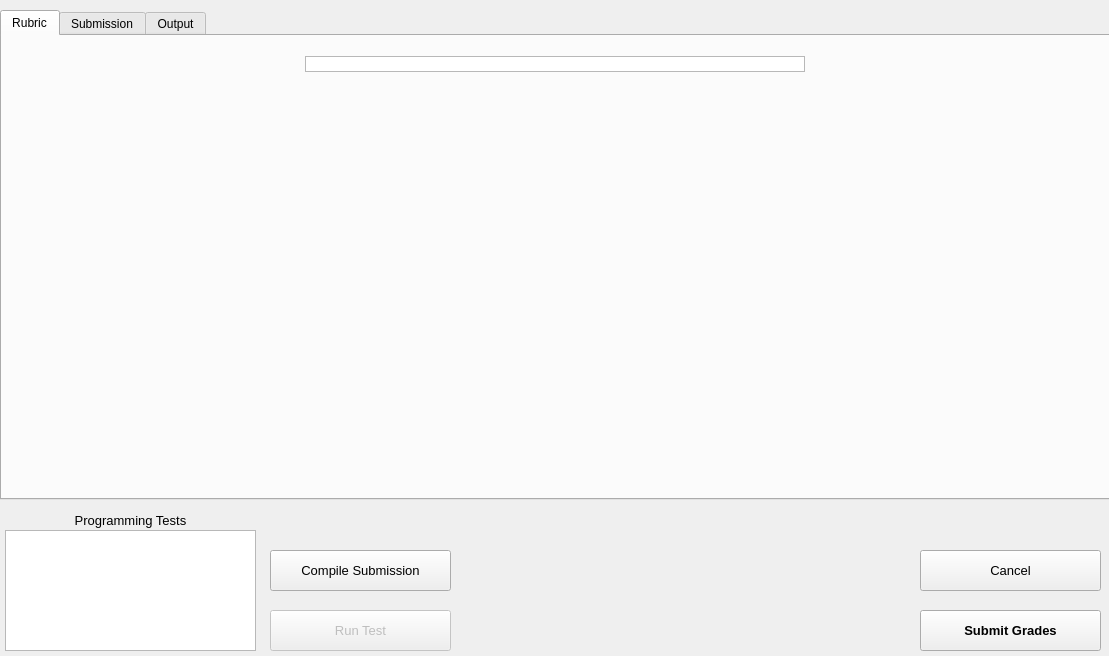
<?xml version="1.0" encoding="UTF-8"?>
<ui version="4.0">
 <class>ProgrammingGradingScreen</class>
 <widget class="QWidget" name="ProgrammingGradingScreen">
  <property name="geometry">
   <rect>
    <x>0</x>
    <y>0</y>
    <width>1109</width>
    <height>656</height>
   </rect>
  </property>
  <property name="windowTitle">
   <string>Form</string>
  </property>
  <widget class="QTabWidget" name="tabWidget">
   <property name="enabled">
    <bool>true</bool>
   </property>
   <property name="geometry">
    <rect>
     <x>0</x>
     <y>10</y>
     <width>1111</width>
     <height>490</height>
    </rect>
   </property>
   <property name="currentIndex">
    <number>0</number>
   </property>
   <widget class="QWidget" name="rubricTab">
    <attribute name="title">
     <string>Rubric</string>
    </attribute>
    <widget class="QListWidget" name="rubricListWidget">
     <property name="geometry">
      <rect>
       <x>303</x>
       <y>20</y>
       <width>500</width>
       <height>16</height>
      </rect>
     </property>
    </widget>
   </widget>
   <widget class="QWidget" name="submissionTab">
    <attribute name="title">
     <string>Submission</string>
    </attribute>
    <widget class="QListWidget" name="codeList">
     <property name="geometry">
      <rect>
       <x>10</x>
       <y>30</y>
       <width>281</width>
       <height>131</height>
      </rect>
     </property>
    </widget>
    <widget class="QLabel" name="label_7">
     <property name="geometry">
      <rect>
       <x>10</x>
       <y>10</y>
       <width>281</width>
       <height>20</height>
      </rect>
     </property>
     <property name="font">
      <font>
       <pointsize>10</pointsize>
      </font>
     </property>
     <property name="text">
      <string>Code Files</string>
     </property>
     <property name="alignment">
      <set>Qt::AlignCenter</set>
     </property>
    </widget>
    <widget class="QPlainTextEdit" name="commentEdit">
     <property name="geometry">
      <rect>
       <x>400</x>
       <y>30</y>
       <width>511</width>
       <height>101</height>
      </rect>
     </property>
     <property name="lineWrapMode">
      <enum>QPlainTextEdit::NoWrap</enum>
     </property>
    </widget>
    <widget class="QPushButton" name="commentButton">
     <property name="geometry">
      <rect>
       <x>920</x>
       <y>60</y>
       <width>181</width>
       <height>41</height>
      </rect>
     </property>
     <property name="font">
      <font>
       <pointsize>10</pointsize>
       <weight>50</weight>
       <bold>false</bold>
      </font>
     </property>
     <property name="text">
      <string>Add Comment for Selection</string>
     </property>
    </widget>
    <widget class="QLabel" name="lineNumbersLabel">
     <property name="geometry">
      <rect>
       <x>920</x>
       <y>30</y>
       <width>181</width>
       <height>20</height>
      </rect>
     </property>
     <property name="text">
      <string/>
     </property>
     <property name="alignment">
      <set>Qt::AlignCenter</set>
     </property>
    </widget>
    <widget class="QLabel" name="commentMessage">
     <property name="geometry">
      <rect>
       <x>920</x>
       <y>110</y>
       <width>181</width>
       <height>20</height>
      </rect>
     </property>
     <property name="text">
      <string/>
     </property>
     <property name="alignment">
      <set>Qt::AlignCenter</set>
     </property>
    </widget>
    <widget class="QSplitter" name="splitter_2">
     <property name="geometry">
      <rect>
       <x>2</x>
       <y>170</y>
       <width>1101</width>
       <height>291</height>
      </rect>
     </property>
     <property name="frameShape">
      <enum>QFrame::NoFrame</enum>
     </property>
     <property name="orientation">
      <enum>Qt::Horizontal</enum>
     </property>
     <widget class="QWidget" name="verticalLayoutWidget">
      <layout class="QVBoxLayout" name="verticalLayout">
       <item>
        <widget class="QLabel" name="label_6">
         <property name="sizePolicy">
          <sizepolicy hsizetype="Expanding" vsizetype="Fixed">
           <horstretch>0</horstretch>
           <verstretch>0</verstretch>
          </sizepolicy>
         </property>
         <property name="font">
          <font>
           <pointsize>10</pointsize>
          </font>
         </property>
         <property name="text">
          <string>Solution</string>
         </property>
         <property name="alignment">
          <set>Qt::AlignCenter</set>
         </property>
        </widget>
       </item>
       <item>
        <widget class="QTextEdit" name="codeSolutionText">
         <property name="lineWrapMode">
          <enum>QTextEdit::NoWrap</enum>
         </property>
         <property name="readOnly">
          <bool>true</bool>
         </property>
        </widget>
       </item>
      </layout>
     </widget>
     <widget class="QWidget" name="verticalLayoutWidget_2">
      <layout class="QVBoxLayout" name="verticalLayout_2">
       <item>
        <widget class="QLabel" name="label_5">
         <property name="sizePolicy">
          <sizepolicy hsizetype="Expanding" vsizetype="Fixed">
           <horstretch>0</horstretch>
           <verstretch>0</verstretch>
          </sizepolicy>
         </property>
         <property name="font">
          <font>
           <pointsize>10</pointsize>
          </font>
         </property>
         <property name="text">
          <string>Submission</string>
         </property>
         <property name="alignment">
          <set>Qt::AlignCenter</set>
         </property>
        </widget>
       </item>
       <item>
        <widget class="QTextEdit" name="codeSubmissionText">
         <property name="sizePolicy">
          <sizepolicy hsizetype="Expanding" vsizetype="Expanding">
           <horstretch>0</horstretch>
           <verstretch>0</verstretch>
          </sizepolicy>
         </property>
         <property name="lineWrapMode">
          <enum>QTextEdit::NoWrap</enum>
         </property>
         <property name="readOnly">
          <bool>false</bool>
         </property>
        </widget>
       </item>
      </layout>
     </widget>
    </widget>
   </widget>
   <widget class="QWidget" name="outputTab">
    <attribute name="title">
     <string>Output</string>
    </attribute>
    <widget class="QLabel" name="label_2">
     <property name="geometry">
      <rect>
       <x>10</x>
       <y>10</y>
       <width>281</width>
       <height>20</height>
      </rect>
     </property>
     <property name="font">
      <font>
       <pointsize>10</pointsize>
      </font>
     </property>
     <property name="text">
      <string>Output files</string>
     </property>
     <property name="alignment">
      <set>Qt::AlignCenter</set>
     </property>
    </widget>
    <widget class="QListWidget" name="outputFileList">
     <property name="geometry">
      <rect>
       <x>10</x>
       <y>30</y>
       <width>281</width>
       <height>71</height>
      </rect>
     </property>
    </widget>
    <widget class="QSplitter" name="splitter">
     <property name="geometry">
      <rect>
       <x>2</x>
       <y>110</y>
       <width>1101</width>
       <height>351</height>
      </rect>
     </property>
     <property name="frameShape">
      <enum>QFrame::NoFrame</enum>
     </property>
     <property name="orientation">
      <enum>Qt::Horizontal</enum>
     </property>
     <property name="opaqueResize">
      <bool>true</bool>
     </property>
     <widget class="QWidget" name="verticalLayoutWidget_3">
      <layout class="QVBoxLayout" name="verticalLayout_3">
       <item>
        <widget class="QLabel" name="label_3">
         <property name="font">
          <font>
           <pointsize>10</pointsize>
          </font>
         </property>
         <property name="text">
          <string>Solution</string>
         </property>
         <property name="alignment">
          <set>Qt::AlignCenter</set>
         </property>
        </widget>
       </item>
       <item>
        <widget class="QTextEdit" name="outputSolutionText">
         <property name="lineWrapMode">
          <enum>QTextEdit::NoWrap</enum>
         </property>
         <property name="readOnly">
          <bool>true</bool>
         </property>
        </widget>
       </item>
      </layout>
     </widget>
     <widget class="QWidget" name="verticalLayoutWidget_4">
      <layout class="QVBoxLayout" name="verticalLayout_4">
       <item>
        <widget class="QLabel" name="label_4">
         <property name="font">
          <font>
           <pointsize>10</pointsize>
          </font>
         </property>
         <property name="text">
          <string>Submission</string>
         </property>
         <property name="alignment">
          <set>Qt::AlignCenter</set>
         </property>
        </widget>
       </item>
       <item>
        <widget class="QTextEdit" name="outputSubmissionText">
         <property name="lineWrapMode">
          <enum>QTextEdit::NoWrap</enum>
         </property>
         <property name="readOnly">
          <bool>true</bool>
         </property>
        </widget>
       </item>
      </layout>
     </widget>
    </widget>
   </widget>
  </widget>
  <widget class="QListWidget" name="programmingTestList">
   <property name="geometry">
    <rect>
     <x>5</x>
     <y>530</y>
     <width>251</width>
     <height>121</height>
    </rect>
   </property>
  </widget>
  <widget class="QPushButton" name="runButton">
   <property name="enabled">
    <bool>false</bool>
   </property>
   <property name="geometry">
    <rect>
     <x>270</x>
     <y>610</y>
     <width>181</width>
     <height>41</height>
    </rect>
   </property>
   <property name="font">
    <font>
     <pointsize>10</pointsize>
     <weight>50</weight>
     <bold>false</bold>
    </font>
   </property>
   <property name="text">
    <string>Run Test</string>
   </property>
  </widget>
  <widget class="QPushButton" name="submitButton">
   <property name="geometry">
    <rect>
     <x>920</x>
     <y>610</y>
     <width>181</width>
     <height>41</height>
    </rect>
   </property>
   <property name="font">
    <font>
     <pointsize>10</pointsize>
     <weight>75</weight>
     <bold>true</bold>
    </font>
   </property>
   <property name="text">
    <string>Submit Grades</string>
   </property>
  </widget>
  <widget class="QLabel" name="label">
   <property name="geometry">
    <rect>
     <x>5</x>
     <y>510</y>
     <width>251</width>
     <height>20</height>
    </rect>
   </property>
   <property name="font">
    <font>
     <pointsize>10</pointsize>
    </font>
   </property>
   <property name="text">
    <string>Programming Tests</string>
   </property>
   <property name="alignment">
    <set>Qt::AlignCenter</set>
   </property>
  </widget>
  <widget class="QPushButton" name="compileButton">
   <property name="geometry">
    <rect>
     <x>270</x>
     <y>550</y>
     <width>181</width>
     <height>41</height>
    </rect>
   </property>
   <property name="font">
    <font>
     <pointsize>10</pointsize>
     <weight>50</weight>
     <bold>false</bold>
    </font>
   </property>
   <property name="text">
    <string>Compile Submission</string>
   </property>
  </widget>
  <widget class="QLabel" name="compileMessage">
   <property name="geometry">
    <rect>
     <x>460</x>
     <y>550</y>
     <width>301</width>
     <height>41</height>
    </rect>
   </property>
   <property name="text">
    <string/>
   </property>
  </widget>
  <widget class="QLabel" name="runMessage">
   <property name="geometry">
    <rect>
     <x>460</x>
     <y>610</y>
     <width>301</width>
     <height>41</height>
    </rect>
   </property>
   <property name="text">
    <string/>
   </property>
  </widget>
  <widget class="QPushButton" name="cancelButton">
   <property name="geometry">
    <rect>
     <x>920</x>
     <y>550</y>
     <width>181</width>
     <height>41</height>
    </rect>
   </property>
   <property name="font">
    <font>
     <pointsize>10</pointsize>
     <weight>50</weight>
     <bold>false</bold>
    </font>
   </property>
   <property name="text">
    <string>Cancel</string>
   </property>
  </widget>
 </widget>
 <resources/>
 <connections/>
</ui>
